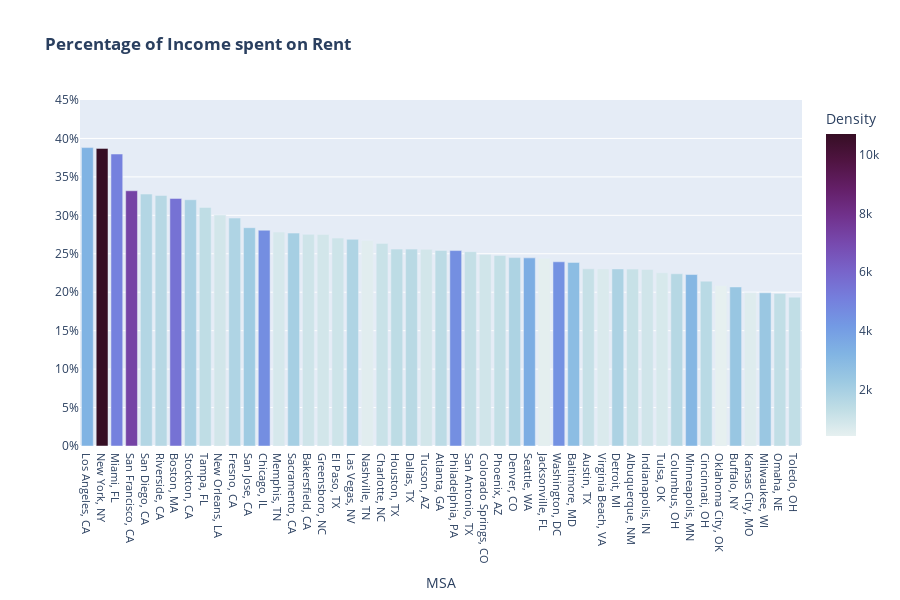

Notebook code for this chart:
### Markdown cell above
### Plots for housing affordability

### Code cell
#plot for affordability bar chart (used in presentation)

def affordability_bar_func():

    affordability_df=combined_df.sort_values("Affordability Rent/Median Inc", ascending=False).dropna()

    affordability_bar = px.bar(affordability_df,
                       x="MSA",
                       y="Affordability Rent/Median Inc",
                       color="Density",
                       color_continuous_scale='dense',
                       title= "<b>Percentage of Income spent on Rent</b>",
                       height=600
                       )

    affordability_bar .update_layout(
        xaxis_tickfont_size=11,
        xaxis = dict(
            tickmode = 'linear',
            dtick = 1,
        ),
        yaxis= dict(
        tickformat=',.0%',
        range= [0,.45],
        title=''
        )
    )                        
               
    return affordability_bar
                                 
affordability_bar_func() #this line is just for show in this notebook but the above function should be used for the dashboard

### Figure 1 — Plotly figure (JSON) as saved in the notebook; plotly's stock layout.template omitted (floating-point values rounded to 4 significant figures)
{"data": [{"alignmentgroup": "True", "hovertemplate": "MSA=%{x}<br>Affordability Rent/Median Inc=%{y}<br>Density=%{marker.color}<extra></extra>", "legendgroup": "", "marker": {"color": [3276, 10715, 5019, 7256, 1686, 1574, 5532, 1941, 1353, 889, 1789, 2218, 4574, 792, 2029, 990, 887, 1022, 1773, 544, 1113, 1399, 1526, 889, 1441, 4554, 1231, 946, 1253, 1831, 3469, 470, 4457, 2830, 1181, 709, 1864, 1155, 935, 784, 1582, 3071, 1507, 417, 2441, 607, 2369, 1309, 1308], "coloraxis": "coloraxis"}, "name": "", "offsetgroup": "", "orientation": "v", "showlegend": false, "textposition": "auto", "type": "bar", "x": ["Los Angeles, CA", "New York, NY", "Miami, FL", "San Francisco, CA", "San Diego, CA", "Riverside, CA", "Boston, MA", "Stockton, CA", "Tampa, FL", "New Orleans, LA", "Fresno, CA", "San Jose, CA", "Chicago, IL", "Memphis, TN", "Sacramento, CA", "Bakersfield, CA", "Greensboro, NC", "El Paso, TX", "Las Vegas, NV", "Nashville, TN", "Charlotte, NC", "Houston, TX", "Dallas, TX", "Tucson, AZ", "Atlanta, GA", "Philadelphia, PA", "San Antonio, TX", "Colorado Springs, CO", "Phoenix, AZ", "Denver, CO", "Seattle, WA", "Jacksonville, FL", "Washington, DC", "Baltimore, MD", "Austin, TX", "Virginia Beach, VA", "Detroit, MI", "Albuquerque, NM", "Indianapolis, IN", "Tulsa, OK", "Columbus, OH", "Minneapolis, MN", "Cincinnati, OH", "Oklahoma City, OK", "Buffalo, NY", "Kansas City, MO", "Milwaukee, WI", "Omaha, NE", "Toledo, OH"], "xaxis": "x", "y": [0.3881, 0.3871, 0.3797, 0.3319, 0.3277, 0.3258, 0.322, 0.3203, 0.3103, 0.3004, 0.2964, 0.2839, 0.2806, 0.2782, 0.2769, 0.2753, 0.2751, 0.2704, 0.2688, 0.2673, 0.2635, 0.2561, 0.2561, 0.2558, 0.2543, 0.2541, 0.2528, 0.249, 0.2478, 0.245, 0.2447, 0.2441, 0.2396, 0.2388, 0.2304, 0.2303, 0.2303, 0.2301, 0.2296, 0.2253, 0.224, 0.223, 0.2144, 0.2086, 0.2069, 0.1993, 0.1993, 0.1983, 0.1936], "yaxis": "y"}], "layout": {"barmode": "relative", "coloraxis": {"colorbar": {"title": {"text": "Density"}}, "colorscale": [[0, "rgb(230, 240, 240)"], [0.09091, "rgb(191, 221, 229)"], [0.1818, "rgb(156, 201, 226)"], [0.2727, "rgb(129, 180, 227)"], [0.3636, "rgb(115, 154, 228)"], [0.4545, "rgb(117, 127, 221)"], [0.5455, "rgb(120, 100, 202)"], [0.6364, "rgb(119, 74, 175)"], [0.7273, "rgb(113, 50, 141)"], [0.8182, "rgb(100, 31, 104)"], [0.9091, "rgb(80, 20, 66)"], [1, "rgb(54, 14, 36)"]]}, "height": 600, "legend": {"tracegroupgap": 0}, "title": {"text": "<b>Percentage of Income spent on Rent</b>"}, "xaxis": {"anchor": "y", "domain": [0, 1], "dtick": 1, "tickfont": {"size": 11}, "tickmode": "linear", "title": {"text": "MSA"}}, "yaxis": {"anchor": "x", "domain": [0, 1], "range": [0, 0.45], "tickformat": ",.0%", "title": {"text": ""}}}}
